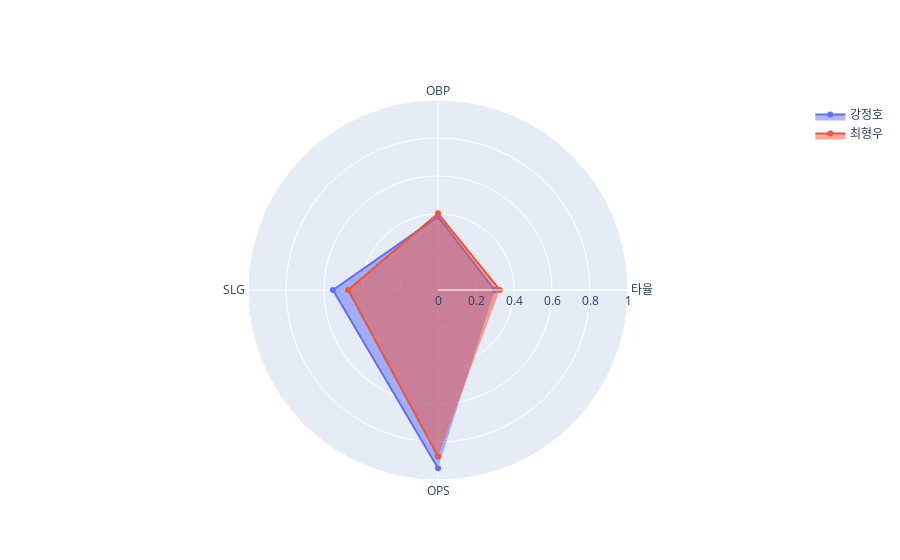

The notebook cell this image was saved under:
### Code cell
hit_indicator = ['타율', 'OBP', 'SLG', 'OPS']
fig1 = go.Figure()
fig2 = go.Figure()

fig1.add_trace(go.Scatterpolar(r=hitter_majorleaguer_career_df_raw[hit_indicator].loc[0][:],
                             theta=hit_indicator,
                             fill='toself',
                             name=hitter_majorleaguer_career_df_raw.loc[0]['이름']))
fig1.add_trace(go.Scatterpolar(r=hitter_KBO_career_df_raw[hit_indicator].loc[1][:],
                             theta=hit_indicator,
                             fill='toself',
                             name=hitter_KBO_career_df_raw.loc[0]['이름']))

fig1.update_layout(polar=dict(radialaxis=dict(range=[0, 1])))
#fig1.update_layout(polar=dict(radialaxis=dict(range=[0, 1])))

fig1.show()
#fig2.show()

### Figure 1 — Plotly figure (JSON) as saved in the notebook; plotly's stock layout.template omitted (floating-point values rounded to 4 significant figures)
{"data": [{"fill": "toself", "name": "강정호", "r": ["0.298", 0.3858, 0.553, 0.9388], "theta": ["타율", "OBP", "SLG", "OPS"], "type": "scatterpolar"}, {"fill": "toself", "name": "최형우", "r": ["0.325", 0.4035, 0.4729, 0.8764], "theta": ["타율", "OBP", "SLG", "OPS"], "type": "scatterpolar"}], "layout": {"polar": {"radialaxis": {"range": [0, 1]}}}}
